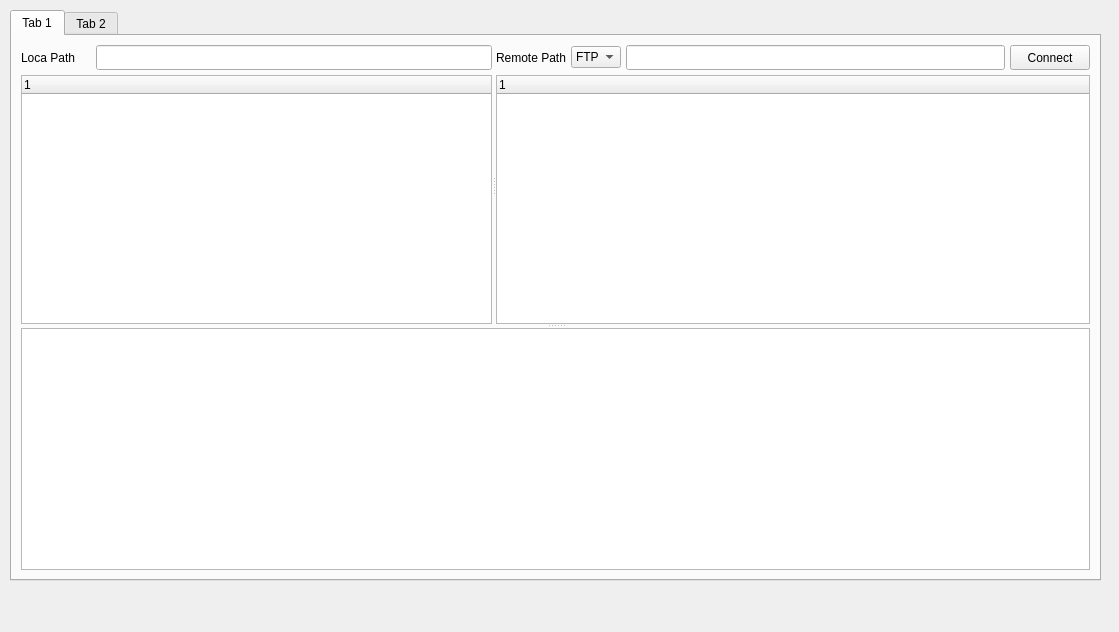
<?xml version="1.0" encoding="UTF-8"?>
<ui version="4.0">
 <class>FileTransferUI</class>
 <widget class="QWidget" name="FileTransferUI">
  <property name="geometry">
   <rect>
    <x>0</x>
    <y>0</y>
    <width>1119</width>
    <height>632</height>
   </rect>
  </property>
  <property name="windowTitle">
   <string>Form</string>
  </property>
  <widget class="QTabWidget" name="tabWidget">
   <property name="geometry">
    <rect>
     <x>10</x>
     <y>10</y>
     <width>1091</width>
     <height>571</height>
    </rect>
   </property>
   <property name="currentIndex">
    <number>0</number>
   </property>
   <widget class="QWidget" name="tab">
    <attribute name="title">
     <string>Tab 1</string>
    </attribute>
    <layout class="QGridLayout" name="gridLayout">
     <item row="0" column="0">
      <widget class="QSplitter" name="splitter_2">
       <property name="orientation">
        <enum>Qt::Vertical</enum>
       </property>
       <widget class="QSplitter" name="splitter">
        <property name="orientation">
         <enum>Qt::Horizontal</enum>
        </property>
        <widget class="QWidget" name="layoutWidget">
         <layout class="QVBoxLayout" name="verticalLayout_10">
          <property name="spacing">
           <number>5</number>
          </property>
          <item>
           <layout class="QHBoxLayout" name="horizontalLayout_38">
            <item>
             <widget class="QLabel" name="label_36">
              <property name="minimumSize">
               <size>
                <width>70</width>
                <height>25</height>
               </size>
              </property>
              <property name="maximumSize">
               <size>
                <width>70</width>
                <height>16777215</height>
               </size>
              </property>
              <property name="text">
               <string>Loca Path</string>
              </property>
             </widget>
            </item>
            <item>
             <widget class="QLineEdit" name="lineEdit_LocaFileSys">
              <property name="minimumSize">
               <size>
                <width>0</width>
                <height>25</height>
               </size>
              </property>
             </widget>
            </item>
           </layout>
          </item>
          <item>
           <widget class="QTreeWidget" name="treeWidget">
            <column>
             <property name="text">
              <string notr="true">1</string>
             </property>
            </column>
           </widget>
          </item>
         </layout>
        </widget>
        <widget class="QWidget" name="layoutWidget_2">
         <layout class="QVBoxLayout" name="verticalLayout_11">
          <property name="spacing">
           <number>5</number>
          </property>
          <item>
           <layout class="QHBoxLayout" name="horizontalLayout_39">
            <item>
             <widget class="QLabel" name="label_37">
              <property name="minimumSize">
               <size>
                <width>70</width>
                <height>25</height>
               </size>
              </property>
              <property name="maximumSize">
               <size>
                <width>70</width>
                <height>16777215</height>
               </size>
              </property>
              <property name="text">
               <string>Remote Path</string>
              </property>
             </widget>
            </item>
            <item>
             <widget class="QComboBox" name="comboBox_2">
              <property name="maximumSize">
               <size>
                <width>50</width>
                <height>16777215</height>
               </size>
              </property>
              <item>
               <property name="text">
                <string>FTP</string>
               </property>
              </item>
              <item>
               <property name="text">
                <string>SFTP</string>
               </property>
              </item>
              <item>
               <property name="text">
                <string>SMB</string>
               </property>
              </item>
             </widget>
            </item>
            <item>
             <widget class="QLineEdit" name="lineEdit_RemoteFileSys">
              <property name="minimumSize">
               <size>
                <width>0</width>
                <height>25</height>
               </size>
              </property>
             </widget>
            </item>
            <item>
             <widget class="QPushButton" name="pushButton_Connect">
              <property name="minimumSize">
               <size>
                <width>80</width>
                <height>25</height>
               </size>
              </property>
              <property name="maximumSize">
               <size>
                <width>80</width>
                <height>25</height>
               </size>
              </property>
              <property name="text">
               <string>Connect</string>
              </property>
             </widget>
            </item>
           </layout>
          </item>
          <item>
           <widget class="QTreeWidget" name="treeWidget_2">
            <column>
             <property name="text">
              <string notr="true">1</string>
             </property>
            </column>
           </widget>
          </item>
         </layout>
        </widget>
       </widget>
       <widget class="QWidget" name="layoutWidget_3">
        <layout class="QVBoxLayout" name="verticalLayout">
         <property name="spacing">
          <number>5</number>
         </property>
         <item>
          <widget class="QListWidget" name="listWidget_FileTransferLog"/>
         </item>
        </layout>
       </widget>
      </widget>
     </item>
    </layout>
   </widget>
   <widget class="QWidget" name="tab_2">
    <attribute name="title">
     <string>Tab 2</string>
    </attribute>
   </widget>
  </widget>
 </widget>
 <resources/>
 <connections/>
</ui>
